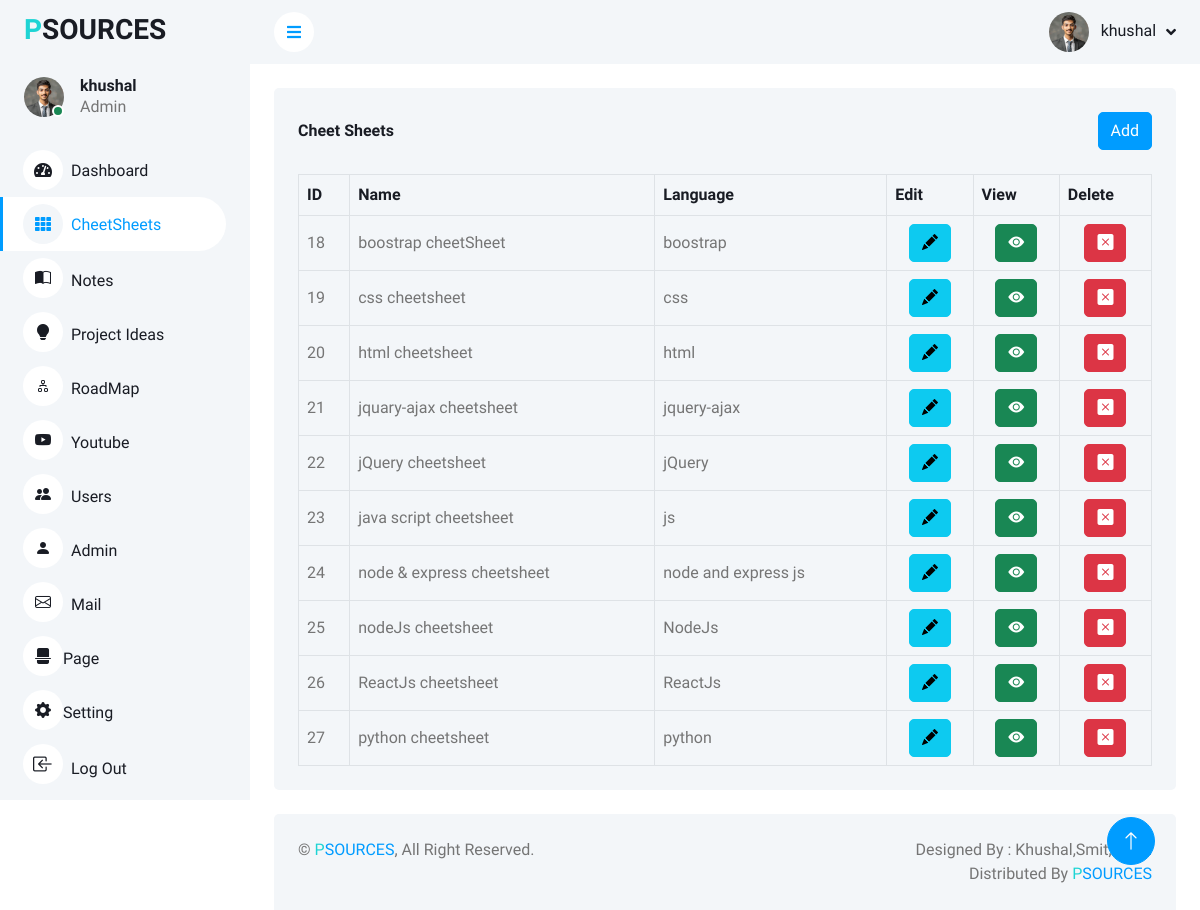
Page /admin/dashbord/cheetsheet.php (signed in) on the committed database.
### tables this page shows
CREATE TABLE `sources` (
  `id` int(25) NOT NULL,
  `name` varchar(100) NOT NULL,
  `language` varchar(100) NOT NULL,
  `type` varchar(25) NOT NULL,
  `sources` varchar(200) NOT NULL
);

### admin/dashbord/class/class.php (called while the page is built, shortened)
<?php
class Database
{
    private $db_host = "localhost";
    private $db_user = "root";
    private $db_pass = "";
    private $db_name = "psources";
    private $mysql = "";
    private $con = false;
    private $result = array();
    public function __construct() {
        if (!$this->con) {
            $this->mysql = new mysqli($this->db_host, $this->db_user, $this->db_pass, $this->db_name);
            if ($this->mysql->connect_error) {
                array_push($this->result, $this->mysql->connect_error);
            } else {
                $this->con = true;
            }
        }
    }
    public function select($table, $condition)
    {
        if ($this->con) {
              $sql = "SELECT *FROM $table WHERE $condition";
             $qry = $this->mysql->query($sql);
             if ($qry) {
                 $this->result = $qry->fetch_all(MYSQLI_ASSOC);
                 return true;
            } else {
                array_push($this->result, $this->mysql->error);
                return false;
            }
        } else {
            return false;
        }
    }
    public function getresult()
    {
        $val = $this->result;
        $this->result = array();
        return $val;
    }
}
?>

### admin/dashbord/component/secure.php (called while the page is built, shortened)
<?php
include 'class/class.php';
$admin_obj = new Database();
$aid = $_SESSION['id'];
$admin_obj->select("admin", "id = '$aid'");
$res=$admin_obj->getResult();
?>

### admin/dashbord/cheetsheet.php (the view, shortened to what this page needs)
<?php include'./component/secure.php'; ?>
<!DOCTYPE html>
<html lang="en">
<?php include './component/css.php'; ?>
<body>
    <div class="container-xxl position-relative bg-white d-flex p-0">
        <div class="sidebar pe-4 pb-3">
            <nav class="navbar bg-light navbar-light">
                <a href="index.html" class="navbar-brand mx-4 mb-3">
                    <h3><span style="color:#1Ed4d4">P</span><span class="text-black">SOURCES</span></h3>
                </a>
                <div class="d-flex align-items-center ms-4 mb-4">
                    <div class="position-relative">
                        <img class="rounded-circle" src="img/user.jpg" alt="" style="width: 40px; height: 40px;">
                        <div
                            class="bg-success rounded-circle border border-2 border-white position-absolute end-0 bottom-0 p-1">
                        </div>
                    </div>
                    <div class="ms-3">
                    <h6 class="mb-0"><?php echo $res[0]['name'] ?></h6>
                    <span>Admin</span>
                    </div>
                </div>
                <div class="navbar-nav w-100">
                    <a href="home.php" class="nav-item nav-link "><i class="fa fa-tachometer-alt me-2"></i>Dashboard</a>
                    <a href="cheetsheet.php" class="nav-item nav-link active"><i
                            class="fa fa-th me-2"></i>CheetSheets</a>
                    <a href="note.php" class="nav-item nav-link"><i class="bi bi-book-half me-2"></i>Notes</a>
                    <a href="pidea.php" class="nav-item nav-link"><i class="bi bi-lightbulb-fill me-2"></i>Project
                        Ideas</a>
                    <a href="roadmap.php" class="nav-item nav-link"><i class="bi bi-diagram-2 me-2"></i>RoadMap</a>
                    <a href="youtube.php" class="nav-item nav-link"><i class="bi bi-youtube me-2"></i>Youtube</a>
                    <a href="user.php" class="nav-item nav-link"><i class="bi bi-people-fill me-2"></i>Users</a>
                    <a href="admin.php" class="nav-item nav-link"><i class="bi bi-person-fill me-2"></i>Admin</a>
                    <a href="mail.php" class="nav-item nav-link"><i class="bi bi-envelope me-2"></i>Mail</a>
                    <a href="page.php" class="nav-item nav-link"><i class="bi bi-file-break-fill"></i>Page</a>
                    <a href="setting.php" class="nav-item nav-link"><i class="bi bi-gear-fill"></i>Setting</a>
                    <a href="../logout.php" class="nav-item nav-link"><i class="bi bi-box-arrow-in-left me-2 fs-5"></i>Log
                        Out</a>
                </div>
            </nav>
        </div>
        <div class="content">
            <?php include'./component/navbar.php'; ?>
            <div class="container-fluid pt-4 px-4">
                <div class="bg-light text-center rounded p-4">
                    <div class="d-flex align-items-center justify-content-between mb-4">
                        <h6 class="mb-0">Cheet Sheets</h6>
                        <button class="btn btn-primary"  data-bs-toggle="modal"
                        data-bs-target="#exampleModal">Add</button>
                    </div>
                    <div class="table-responsive">
                        <table class="table text-start align-middle table-bordered table-hover mb-0">
                            <thead>
                                <tr class="text-dark">
                                    <th scope="col">ID</th>
                                    <th scope="col">Name</th>
                                    <th scope="col">Language</th>
                                    <th scope="col">Edit</th>
                                    <th scope="col">View</th>
                                    <th scope="col">Delete</th>
                                </tr>
                            </thead>
                            <tbody>
                                <?php
                                $admin_obj->select("sources","type='cheetsheet'");
                                $res=$admin_obj->getresult();
                                foreach($res as $val){
                                ?>
                                <tr>
                                    <td><?php echo $val['id']; ?></td>
                                    <td><?php echo $val['name']; ?></td>
                                    <td><?php echo $val['language']; ?></td>
                                    <td class="text-center">
                                        <form action="update.php" method="post">
                                                <button type="submit" class="btn btn-info" name="update"><i class="bi bi-pencil-fill"></i></button>
                                        </form>
                                    </td>
                                    <td class="text-center">
                                        <a href="../<?php echo $val['sources']; ?>" target="_blank">
                                            <button class="btn btn-success"><i class="bi bi-eye-fill"></i></button>
                                        </a>
                                    </td>
                                    <td class="text-center">
                                        <form action="" method="post">
                                            <button type="submit" class="btn btn-danger" name="delete_cs"><i class="bi bi-x-square-fill"></i></button>
                                        </form>
                                    </td>
                                </tr>
                                <?php }?>
                            </tbody>
                        </table>
                    </div>
                </div>
            </div>
            <?php include'./component/footer.php'; ?>
        </div>
        <a href="#" class="btn btn-lg btn-primary btn-lg-square back-to-top"><i class="bi bi-arrow-up"></i></a>
    </div>
</body>
</html>

### admin/dashbord/component/css.php (shortened to what this page needs)
<head>
    <link href="https://cdnjs.cloudflare.com/ajax/libs/font-awesome/5.10.0/css/all.min.css" rel="stylesheet">
    <link href="https://cdn.jsdelivr.net/npm/bootstrap-icons@1.4.1/font/bootstrap-icons.css" rel="stylesheet">
    <link href="lib/owlcarousel/assets/owl.carousel.min.css" rel="stylesheet">
    <link href="lib/tempusdominus/css/tempusdominus-bootstrap-4.min.css" rel="stylesheet" />
    <link href="css/bootstrap.min.css" rel="stylesheet">
    <link href="css/style.css" rel="stylesheet">
</head>

### admin/dashbord/component/navbar.php (shortened to what this page needs)
<nav class="navbar navbar-expand bg-light navbar-light sticky-top px-4 py-0">
                <a href="#" class="sidebar-toggler flex-shrink-0">
                    <i class="fa fa-bars"></i>
                </a>
                <div class="navbar-nav align-items-center ms-auto">
                    <div class="nav-item dropdown">
                        <a href="#" class="nav-link dropdown-toggle" data-bs-toggle="dropdown">
                            <img class="rounded-circle me-lg-2" src="img/admin.jpg" alt=""
                                style="width: 40px; height: 40px;">
                            <span class="d-none d-lg-inline-flex"><?php echo $res[0]['name'] ?></span>
                        </a>
                    </div>
                </div>
            </nav>

### admin/dashbord/component/footer.php (shortened to what this page needs)
<div class="container-fluid mt-4 px-4">
                <div class="bg-light rounded-top p-4">
                    <div class="row">
                        <div class="col-12 col-sm-6 text-center text-sm-start">
                            &copy; <a href="home.php"><span style="color:#1Ed4d4">P</span><span
                                    class="text-black">SOURCES</span></a>, All Right Reserved.
                        </div>
                        <div class="col-12 col-sm-6 text-center text-sm-end">
                            Designed By : Khushal,Smit,Miten
                            Distributed By <a href="home.php"><span style="color:#1Ed4d4">P</span><span
                                    class="text-black">SOURCES</span></a>
                        </div>
                    </div>
                </div>
            </div>

### admin/dashbord/css/style.css (style rules this page uses)
:root { --primary: #009CFF; --light: #F3F6F9; --dark: #191C24; }
.back-to-top { position: fixed; display: none; right: 45px; bottom: 45px; z-index: 99; }
.btn { transition: .5s; }
.btn.btn-primary { color: #FFFFFF; }
.btn-lg-square { width: 48px; height: 48px; }
.btn-square, .btn-sm-square, .btn-lg-square { padding: 0; display: inline-flex; align-items: center; justify-content: center; font-weight: normal; border-radius: 50px; }
.sidebar { position: fixed; top: 0; left: 0; bottom: 0; width: 250px; height: 100vh; overflow-y: auto; background: var(--light); transition: 0.5s; z-index: 999; }
.content { margin-left: 250px; min-height: 100vh; background: #FFFFFF; transition: 0.5s; }
@media (min-width: 992px) { .sidebar { margin-left: 0; } }
@media (min-width: 992px) { .content { width: calc(100% - 250px); } }
.sidebar .navbar .navbar-nav .nav-link { padding: 7px 20px; color: var(--dark); font-weight: 500; border-left: 3px solid var(--light); border-radius: 0 30px 30px 0; outline: none; }
.sidebar .navbar .navbar-nav .nav-link:hover, .sidebar .navbar .navbar-nav .nav-link.active { color: var(--primary); background: #FFFFFF; border-color: var(--primary); }
.sidebar .navbar .navbar-nav .nav-link i { width: 40px; height: 40px; display: inline-flex; align-items: center; justify-content: center; background: #FFFFFF; border-radius: 40px; }
.sidebar .navbar .navbar-nav .nav-link:hover i, .sidebar .navbar .navbar-nav .nav-link.active i { background: var(--light); }
.content .navbar .navbar-nav .nav-link { margin-left: 25px; padding: 12px 0; color: var(--dark); outline: none; }
.content .navbar .sidebar-toggler, .content .navbar .navbar-nav .nav-link i { width: 40px; height: 40px; display: inline-flex; align-items: center; justify-content: center; background: #FFFFFF; border-radius: 40px; }
.content .navbar .dropdown-toggle::after { margin-left: 6px; vertical-align: middle; border: none; content: "\f107"; font-family: "Font Awesome 5 Free"; font-weight: 900; transition: .5s; }

### rows in the picture
sources: id "18", name "boostrap cheetSheet", language "boostrap"
sources: id "19", name "css cheetsheet", language "css"
sources: id "20", name "html cheetsheet", language "html"
sources: id "21", name "jquary-ajax cheetsheet", language "jquery-ajax"
sources: id "22", name "jQuery cheetsheet", language "jQuery"
sources: id "23", name "java script cheetsheet", language "js"
sources: id "24", name "node & express cheetsheet", language "node and express js"
sources: id "25", name "nodeJs cheetsheet", language "NodeJs"
sources: id "26", name "ReactJs cheetsheet", language "ReactJs"
sources: id "27", name "python cheetsheet", language "python"

### other values in the picture
$res[0]['name'] "khushal"
